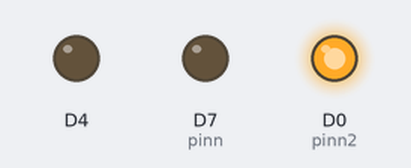
A sketch run on a simulated ESP8266 (NodeMCU). Shown: output pins drawn as LEDs (lit = HIGH). WiFi joins after 1.5 s; servers stay silent unless stated; what the sketch prints to the serial monitor is not drawn.

Above: at 1.7 s.
At 4.0 s:
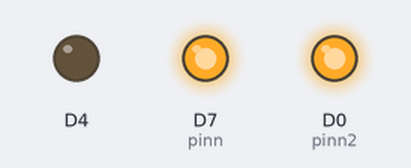
Timing chart, 0 to 7.4 s (numbered marks = the images above):
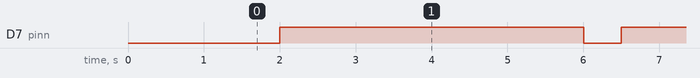

The sketch:

wifi1.ino
```cpp
#include <ESP8266WiFi.h>
//#include <ESP8266WiFiMulti.h>

//#include <ESP8266HTTPClient.h>
//#include <ESP8266httpUpdate.h>


/* Set these to your desired credentials. */
const char *ssid = "LANCOMBEIA"; //Enter your WIFI ssid
const char *password = "beialancom"; //Enter your WIFI password

char server = 'mqtt.beia-telemetrie.ro';
int port = 1883;
//const char  user = "";
//const char pass = "";


#define pinn2  D0
#define pinn  D7


void setup()
{

  pinMode(LED_BUILTIN, OUTPUT);     // Initialize the LED_BUILTIN pin as an output
  pinMode(pinn , OUTPUT);     // Initialize the LED_BUILTIN pin as an output
  pinMode(pinn2 , OUTPUT);

  Serial.begin(115200);
  Serial.println();

  WiFi.begin(ssid , password );

  Serial.print("Connecting");
  while (WiFi.status() != WL_CONNECTED)
  {
    delay(500);
    Serial.print(".");
  }
  Serial.println();

  Serial.print("Connected, IP address: ");
  Serial.println(WiFi.localIP());
  digitalWrite(pinn2, HIGH);


}


// the loop function runs over and over again forever
void loop()
{


  digitalWrite(pinn, LOW);   // Turn the LED on (Note that LOW is the voltage level
  // but actually the LED is on; this is because
  // it is active low on the ESP-01)
  delay(500);                      // Wait for a second
  digitalWrite(pinn, HIGH);  // Turn the LED off by making the voltage HIGH
  delay(4000);


}
```

Measured:
- by itself, D7 (pinn): alternates HIGH for 4.0 s and LOW for 0.50 s
